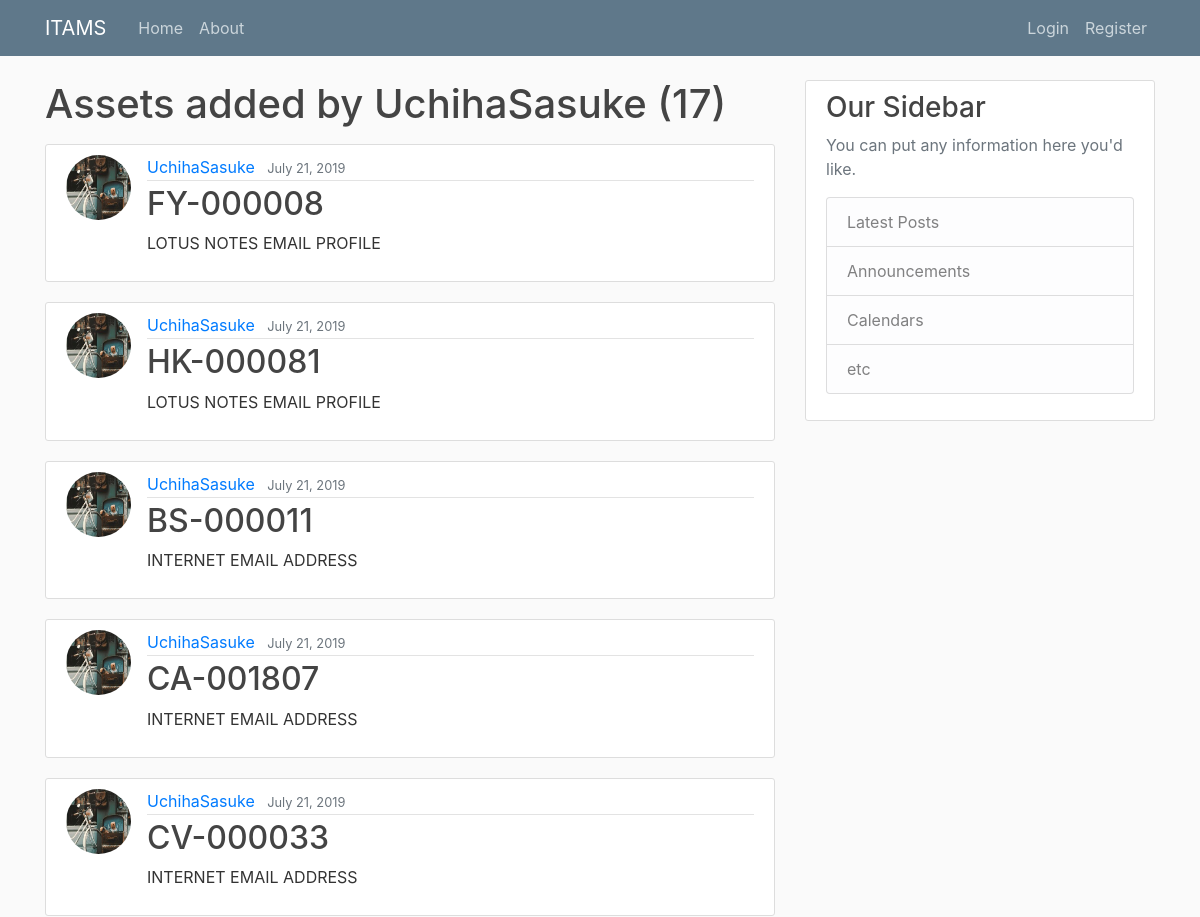
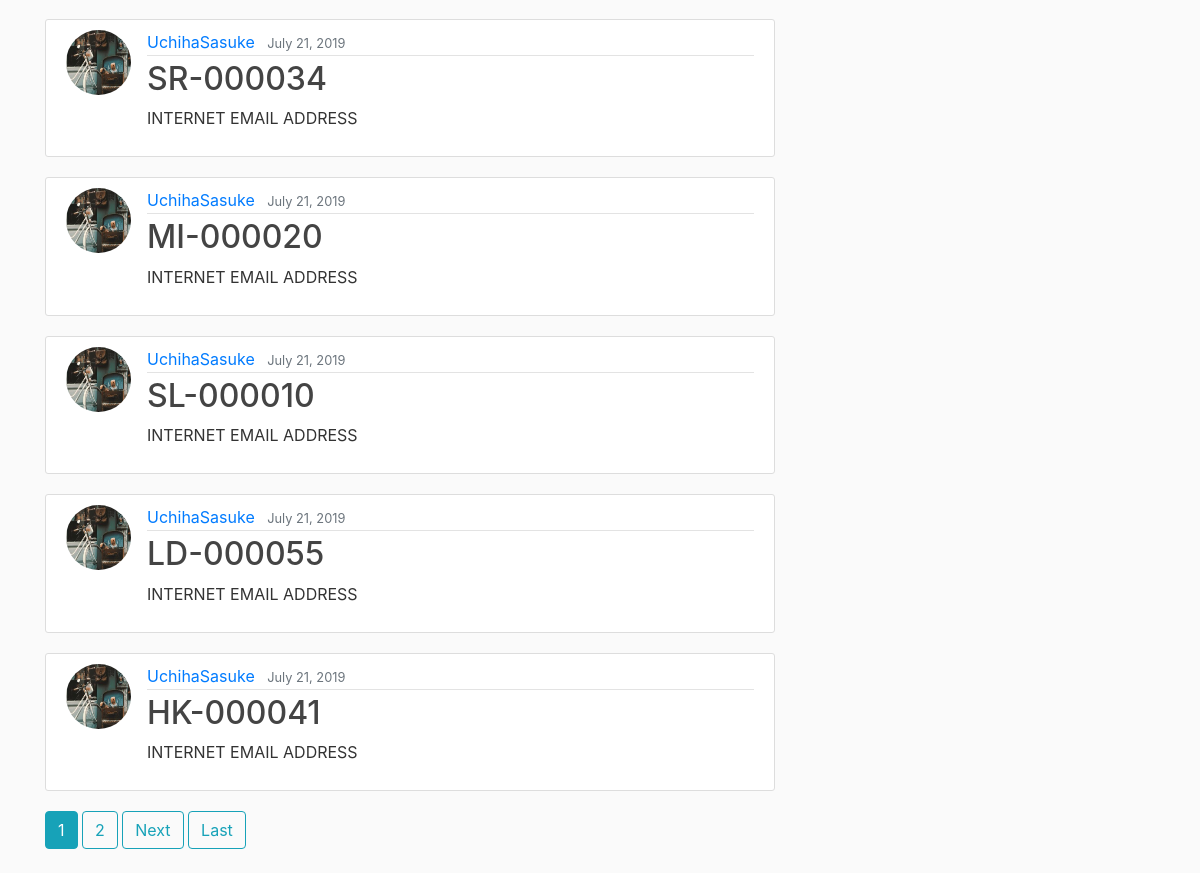
/user/UchihaSasuke, run on the app's committed database (2 pictures, top to bottom).
### core/models.py (models this page shows, shortened)
class Asset(models.Model):
    name = models.CharField(max_length = 128)
    description = models.TextField()
    date_added = models.DateTimeField(default=timezone.now)
    added_by = models.ForeignKey(User, on_delete=models.CASCADE)

### users/models.py (models this page shows, shortened)
class Profile(models.Model):
    user = models.OneToOneField(User, on_delete=models.CASCADE)
    image = models.ImageField(default='default.jpg', upload_to='profile_pics')

### core/views.py (the view)
# urls.py: path('user/<str:username>', UserAssetListView.as_view(), name='user-assets'),
class UserAssetListView(ListView):
    model = Asset
    template_name = 'core/user_assets.html'  # <app>/<model>_<viewtype>.html
    context_object_name = 'assets'
    paginate_by = 10
    def get_queryset(self):
        user = get_object_or_404(User, username=self.kwargs.get('username'))
        return Asset.objects.filter(added_by=user).order_by('-date_added')

### core/templates/core/user_assets.html (shortened to what this page needs)
{% extends "core/base.html" %}
{% block content %}
    <h1 class="mb-3">Assets added by {{ view.kwargs.username }} ({{ page_obj.paginator.count }})</h1>
    {% for asset in assets %}
        <article class="media content-section">
            <img class="rounded-circle article-img" src="{{ asset.added_by.profile.image.url }}">
            <div class="media-body">
                <div class="article-metadata">
                <a class="mr-2" href="{% url 'user-assets' asset.added_by.username %}">{{ asset.added_by }}</a>
                <small class="text-muted">{{ asset.date_added|date:"F d, Y" }}</small>
                </div>
                <h2><a class="article-title" href="{% url 'asset-detail' asset.id %}">{{ asset.name }}</a></h2>
                <p class="article-content">{{ asset.description }}</p>
            </div>
        </article>
    {% endfor %}
    {% if is_paginated %}
        {% for num in page_obj.paginator.page_range %}
            {% if page_obj.number == num %}
                <a class="btn btn-info mb-4" href="?page={{ num }}">{{ num }}</a>
            {% elif num > page_obj.number|add:'-3' and num < page_obj.number|add:'3' %}
                <a class="btn btn-outline-info mb-4" href="?page={{ num }}">{{ num }}</a>
            {% endif %}
        {% endfor %}
        {% if page_obj.has_next %}
            <a class="btn btn-outline-info mb-4" href="?page={{ page_obj.next_page_number }}">Next</a>
            <a class="btn btn-outline-info mb-4" href="?page={{ page_obj.paginator.num_pages }}">Last</a>
        {% endif %}
    {% endif %}
{% endblock content %}

### core/static/core/main.css (style rules this page uses)
body { background: #fafafa; color: #333333; margin-top: 5rem; }
h1, h2, h3, h4, h5, h6 { color: #444444; }
.content-section { background: #ffffff; padding: 10px 20px; border: 1px solid #dddddd; border-radius: 3px; margin-bottom: 20px; }
.article-title { color: #444444; }
.article-content { white-space: pre-line; }
.article-img { height: 65px; width: 65px; margin-right: 16px; }
.article-metadata { padding-bottom: 1px; margin-bottom: 4px; border-bottom: 1px solid #e3e3e3 }

### data on the page
Asset: added_by.profile.image (placeholder picture), added_by "UchihaSasuke", date_added "July 21, 2019", name "FY-000008", description "LOTUS NOTES EMAIL PROFILE"
Asset: added_by.profile.image (placeholder picture), added_by "UchihaSasuke", date_added "July 21, 2019", name "HK-000081", description "LOTUS NOTES EMAIL PROFILE"
Asset: added_by.profile.image (placeholder picture), added_by "UchihaSasuke", date_added "July 21, 2019", name "BS-000011", description "INTERNET EMAIL ADDRESS"
Asset: added_by.profile.image (placeholder picture), added_by "UchihaSasuke", date_added "July 21, 2019", name "CA-001807", description "INTERNET EMAIL ADDRESS"
Asset: added_by.profile.image (placeholder picture), added_by "UchihaSasuke", date_added "July 21, 2019", name "CV-000033", description "INTERNET EMAIL ADDRESS"
Asset: added_by.profile.image (placeholder picture), added_by "UchihaSasuke", date_added "July 21, 2019", name "SR-000034", description "INTERNET EMAIL ADDRESS"
Asset: added_by.profile.image (placeholder picture), added_by "UchihaSasuke", date_added "July 21, 2019", name "MI-000020", description "INTERNET EMAIL ADDRESS"
Asset: added_by.profile.image (placeholder picture), added_by "UchihaSasuke", date_added "July 21, 2019", name "SL-000010", description "INTERNET EMAIL ADDRESS"
Asset: added_by.profile.image (placeholder picture), added_by "UchihaSasuke", date_added "July 21, 2019", name "LD-000055", description "INTERNET EMAIL ADDRESS"
Asset: added_by.profile.image (placeholder picture), added_by "UchihaSasuke", date_added "July 21, 2019", name "HK-000041", description "INTERNET EMAIL ADDRESS"

### other printed values
{{ view.kwargs.username }} "UchihaSasuke"
{{ page_obj.paginator.count }} "17"
{{ num }} "1"
{{ num }} "2"
